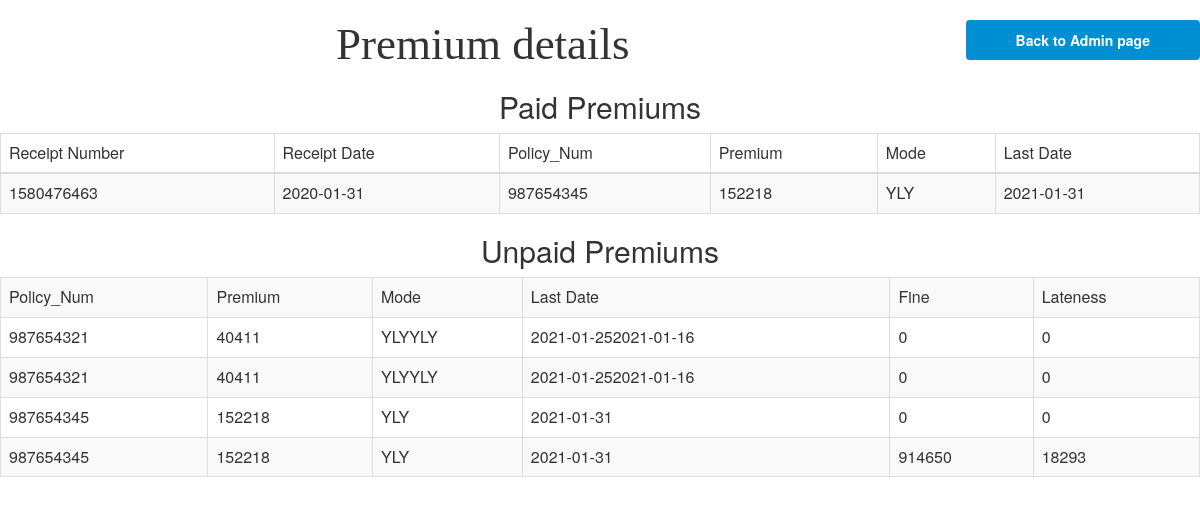
The page /table/modified1234.php on the database its author committed.
### tables this page shows
CREATE TABLE `paid_premium` (
  `id` int(250) NOT NULL,
  `Receipt_Num` int(23) NOT NULL,
  `Receipt_Date` date NOT NULL,
  `Policy_Num` int(15) NOT NULL,
  `Last_date` datetime NOT NULL
);

CREATE TABLE `premium` (
  `id` int(50) NOT NULL,
  `Policy_Num` int(15) NOT NULL,
  `Premium` int(10) NOT NULL,
  `Mode` varchar(3) NOT NULL,
  `Last_date` date NOT NULL
);

CREATE TABLE `unpaid_premium` (
  `id` int(250) NOT NULL,
  `Policy_Num` bigint(250) DEFAULT NULL,
  `Fine` int(11) NOT NULL,
  `Lateness` int(11) NOT NULL,
  `Last_date` datetime DEFAULT NULL
);

### table/modified1234.php (the view, shortened to what this page needs)
<?php
include "../connection.php";
$sql = "select * from paid_premium";
$result = mysqli_query($conn,$sql);
$sql1 = "select * from unpaid_premium";
$result1 = mysqli_query($conn,$sql1);
?>
<html lang="en">
<head>
    <link rel="stylesheet" type="text/css" href="../css/custom.css">
    <link rel="stylesheet" type="text/css" href="../css/bootstrap.min.css">
    <link rel="stylesheet" type="text/css" href="../css/font-awesome.min.css">
    <link rel="stylesheet" type="text/css" href="https://maxcdn.bootstrapcdn.com/font-awesome/4.3.0/css/font-awesome.min.css">
</head>
    <body style="line-height: 1;">
		<ul>
			<li class="submit-btn" style="text-decoration: none; float:right;"><a href="admin1.php" style=" color: #ffffff;"> Back to Admin page</a></li>
		</ul>
	<h1 style="font-family: auto;
    font-size: 45px;"> <center>Premium details</center></h1>
	<h2> <center>Paid Premiums</center> </h2>
		<table class="table table-striped table-hover table-bordered" width = "100%" border = "1" cellspacing = "1" cellpadding = "1">
        <thead>
        	 <tr>
                <td>Receipt Number</td>
                <td>Receipt Date</td>
                <td>Policy_Num</td>
				<td>Premium</td>
				<td>Mode</td>
				<td>Last Date</td>
            </tr>
        </thead>
	<?php
		while($row = mysqli_fetch_object($result)){
	?>
			<tr>
				<td>
					<?php echo $row->Receipt_Num;?>
				</td>
				<td>
					<?php echo $row->Receipt_Date;?>
				</td>
				<td>
					<?php echo $row->Policy_Num;?>
				</td>
				<td>
					<?php
					$sql2 = "select * from premium";
					$result2 = mysqli_query($conn,$sql2);
					while($row2 = mysqli_fetch_object($result2)){
						if($row2->Policy_Num==$row->Policy_Num)
							echo $row2->Premium;
					}
					?>
				</td>
				<td>
					<?php
					$sql2 = "select * from premium";
					$result2 = mysqli_query($conn,$sql2);
					while($row2 = mysqli_fetch_object($result2)){
						if($row2->Policy_Num==$row->Policy_Num)
							echo $row2->Mode;
					}
					?>
				</td>
				<td>
					<?php
					$sql2 = "select * from premium";
					$result2 = mysqli_query($conn,$sql2);
					while($row2 = mysqli_fetch_object($result2)){
						if($row2->Policy_Num==$row->Policy_Num)
							echo $row2->Last_date;
					}
					?>
				</td>
			</tr>
		<?php }?>
        </table>
		<h2><center> Unpaid Premiums<center> </h2>
        <table class="table table-striped table-hover table-bordered" width = "100%" border = "1" cellspacing = "1" cellpadding = "1">
            <tr>
                <td>Policy_Num</td>
				<td>Premium</td>
				<td>Mode</td>
				<td>Last Date</td>
				<td>Fine</td>
				<td>Lateness</td>
            </tr>
	<?php
		while($row1 = mysqli_fetch_object($result1)){
	?>
			<tr>
				<td>
					<?php echo $row1->Policy_Num;?>
				</td>
				<td>
					<?php
					$sql2 = "select * from premium";
					$result2 = mysqli_query($conn,$sql2);
					while($row2 = mysqli_fetch_object($result2)){
						if($row2->Policy_Num==$row1->Policy_Num)
							echo $row2->Premium;
					}
					?>
				</td>
				<td>
					<?php
					$sql2 = "select * from premium";
					$result2 = mysqli_query($conn,$sql2);
					while($row2 = mysqli_fetch_object($result2)){
						if($row2->Policy_Num==$row1->Policy_Num)
							echo $row2->Mode;
					}
					?>
				</td>
				<td>
					<?php
					$sql2 = "select * from premium";
					$result2 = mysqli_query($conn,$sql2);
					while($row2 = mysqli_fetch_object($result2)){
						if($row2->Policy_Num==$row1->Policy_Num)
							echo $row2->Last_date;
					}
					?>
				</td>
				<td>
					<?php echo $row1->Fine;?>
				</td>
				<td>
					<?php echo $row1->Lateness;?>
				</td>
			</tr>
		<?php }?>
        </table>
    </body>
</html>

### css/custom.css (style rules this page uses)
.submit-btn { color: #ffffff; display: inline-block; padding: 10px 50px; margin-bottom: 0px; font-size: 14px; font-weight: bold; line-height: 1.42857; text-align: center; border: 0px solid transparent; border-radius: 4px; background: #008fd3 none repeat scroll 0% 0% !important; text-decoration: none; }

### rows shown on the page
paid_premium: Receipt_Num "1580476463", Receipt_Date "2020-01-31", Policy_Num "987654345"
premium: Premium "152218", Mode "YLY", Last_date "2021-01-31"
unpaid_premium: Policy_Num "987654321", Fine "0", Lateness "0"
premium: Premium "40", Mode "YLY", Last_date "2021-01-25"
premium: Premium "411", Mode "YLY", Last_date "2021-01-16"
unpaid_premium: Policy_Num "987654321", Fine "0", Lateness "0"
unpaid_premium: Policy_Num "987654345", Fine "0", Lateness "0"
unpaid_premium: Policy_Num "987654345", Fine "914650", Lateness "18293"
